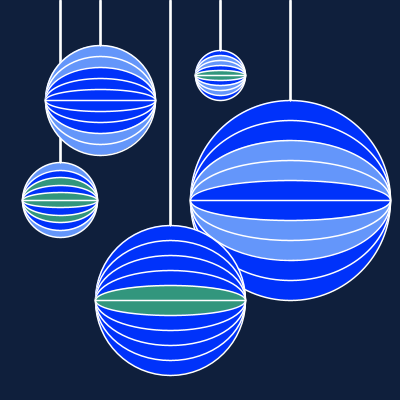
Frame 1 (no input)
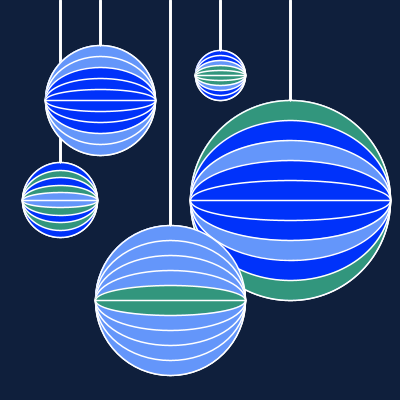
Frame 2 (the mouse pressed at the canvas centre, redrawn once)

The Processing sketch that drew these frames (run headless with seeded random() and noise(); the mouse was pressed at the canvas centre and the sketch redrawn once):

// Processing sketch: processing_39035
// ── processing_39035.pde

void setup() {
  size (400, 400);
  background(15, 31, 60);
}

void draw() {
  orb(60, 200, 75);
  orb(100, 100, 110);
  orb(220, 75, 50);
  orb(290, 200, 200);
  orb(170, 300, 150);
  noLoop();
}



void orb (float x, float y, float z) {

  for (float circle = z; circle>=0; circle-=z/5) {
    randomColor();
    strokeWeight(1.5);
    smooth();
    stroke(255);
    ellipse(x, y, z, circle);
    line(x, 0, x, y-(.5*z));
  }
}

void randomColor () {
  float s = random (1, 9);

  if (s <=4) {
    fill (0, 50, 250);
  };
  if (s>4 && s<=7) {
    fill (100, 150, 250);
  };
  if (s>7 &&s <=9) {
    fill (50, 150, 125);
  }
}
